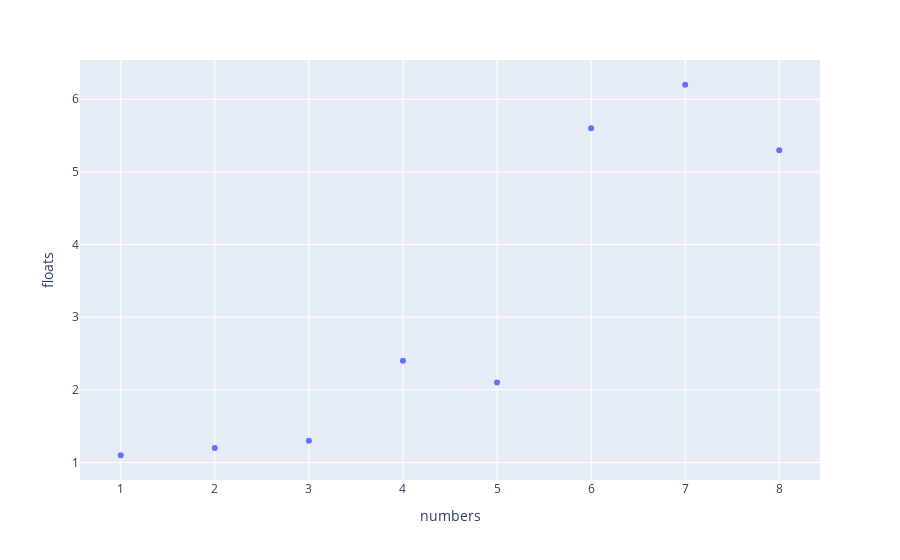

The cell this chart's notebook holds for it:
### Markdown cell above
## Pontdiagram

### Code cell
fig = px.scatter(data_frame=df, x='numbers', y='floats')
save_image(fig, 'plots_8')
fig.show()

### Figure 1 — Plotly figure (JSON) as saved in the notebook; plotly's stock layout.template omitted (floating-point values rounded to 4 significant figures)
{"data": [{"hovertemplate": "numbers=%{x}<br>floats=%{y}<extra></extra>", "legendgroup": "", "marker": {"color": "#636efa", "symbol": "circle"}, "mode": "markers", "name": "", "orientation": "v", "showlegend": false, "type": "scatter", "x": [1, 2, 3, 4, 5, 6, 7, 8], "xaxis": "x", "y": [1.1, 1.2, 1.3, 2.4, 2.1, 5.6, 6.2, 5.3], "yaxis": "y"}], "layout": {"legend": {"tracegroupgap": 0}, "margin": {"t": 60}, "xaxis": {"anchor": "y", "domain": [0, 1], "title": {"text": "numbers"}}, "yaxis": {"anchor": "x", "domain": [0, 1], "title": {"text": "floats"}}}}
